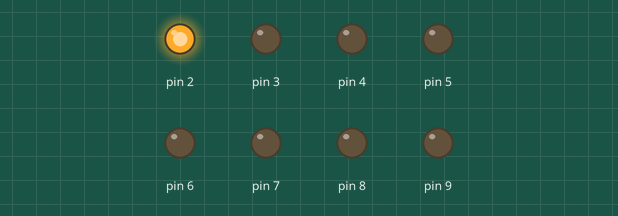
Bench run of a sketch on a simulated Arduino Uno, built with avr-gcc and run on an emulated ATmega328P. Shown: output pins drawn as LEDs (lit = HIGH).

Above: at 0.05 s.
At 0.55 s:
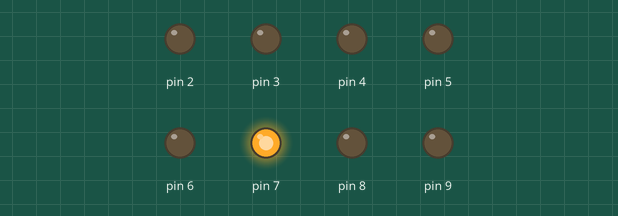
At 1.15 s:
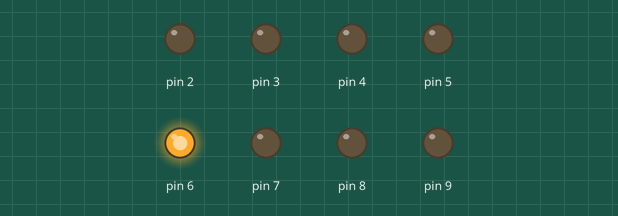
At 1.65 s:
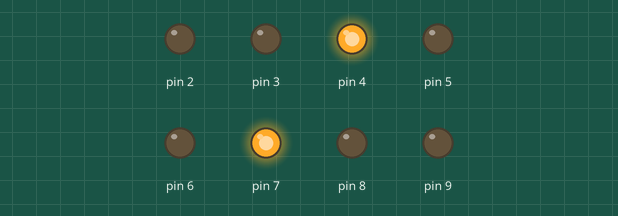
At 3.2 s:
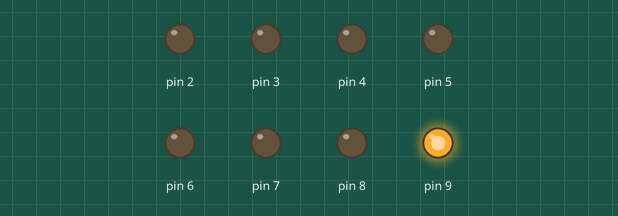
At 5.45 s:
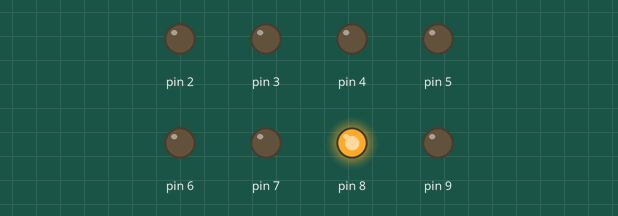
Timing chart, 0 to 5.8 s (numbered marks = the images above):
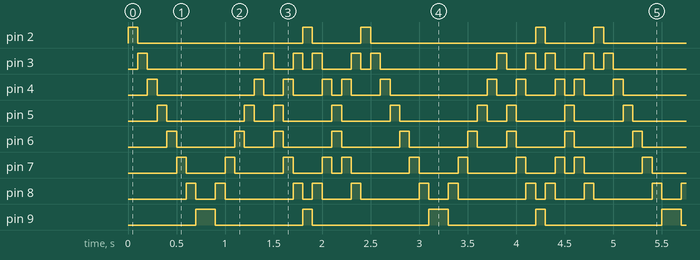

Measured:
- by itself, pin 2: repeats every 2.4 s: LOW 1.7 s, HIGH 0.10 s, LOW 0.50 s, HIGH 0.10 s
- by itself, pin 5: repeats every 2.4 s: LOW 0.80 s, HIGH 0.10 s, LOW 0.20 s, 2 × (HIGH 0.10 s, LOW 0.50 s), HIGH 0.10 s
- by itself, pin 6: repeats every 2.4 s: LOW 0.60 s, HIGH 0.10 s, LOW 0.30 s, HIGH 0.10 s, LOW 0.50 s, HIGH 0.10 s, LOW 0.60 s, HIGH 0.10 s
- by itself, pin 9: repeats every 2.4 s: LOW 0.90 s, HIGH 0.10 s, LOW 1.2 s, HIGH 0.20 s
- by itself, pin 3: repeats every 2.4 s: LOW 1.2 s, HIGH 0.10 s, LOW 0.20 s, HIGH 0.10 s, LOW 0.10 s, HIGH 0.10 s, LOW 0.30 s, HIGH 0.10 s, LOW 0.10 s, HIGH 0.10 s
- by itself, pin 4: repeats every 2.4 s: LOW 1.0 s, HIGH 0.10 s, LOW 0.20 s, HIGH 0.10 s, LOW 0.30 s, HIGH 0.10 s, LOW 0.10 s, HIGH 0.10 s, LOW 0.30 s, HIGH 0.10 s

The sketch:

design_display.ino
```cpp
int del = 100; // sets a default delay time
void setup()
{
  for (int i = 2; i <= 9 ; i++)
    pinMode(i, OUTPUT);
}

void loop()
{
  for (int i = 2; i <= 9; i++)
  {
    digitalWrite(i, HIGH);
    delay(del);
    digitalWrite(i, LOW);
  }

  for (int i = 9; i >= 3; i--)
  {
    digitalWrite(i, HIGH);
    delay(del);
    digitalWrite(i, LOW);
  }

  for (int i = 0; i < 4; i++)
  {
    digitalWrite(5 - i, HIGH);
    digitalWrite(6 + i, HIGH);
    delay(del);
    digitalWrite(5 - i, LOW);
    digitalWrite(6 + i, LOW);
  }

  for (int i = 2; i >= -3; i--)
  {
    if (i == 0)
      continue;
    digitalWrite(5 - i, HIGH);
    digitalWrite(6 + i, HIGH);
    delay(del);
    digitalWrite(5 - i, LOW);
    digitalWrite(6 + i, LOW);
  }
}
```
